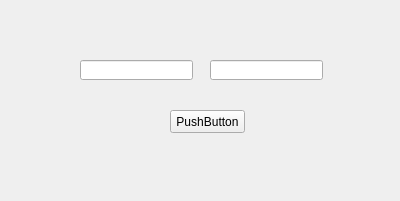
<?xml version="1.0" encoding="UTF-8"?>
<ui version="4.0">
 <class>Form</class>
 <widget class="QWidget" name="Form">
  <property name="geometry">
   <rect>
    <x>0</x>
    <y>0</y>
    <width>400</width>
    <height>201</height>
   </rect>
  </property>
  <property name="windowTitle">
   <string>Form</string>
  </property>
  <widget class="QLineEdit" name="leUser">
   <property name="geometry">
    <rect>
     <x>80</x>
     <y>60</y>
     <width>113</width>
     <height>20</height>
    </rect>
   </property>
  </widget>
  <widget class="QLineEdit" name="lePass">
   <property name="geometry">
    <rect>
     <x>210</x>
     <y>60</y>
     <width>113</width>
     <height>20</height>
    </rect>
   </property>
  </widget>
  <widget class="QPushButton" name="pbLogin">
   <property name="geometry">
    <rect>
     <x>170</x>
     <y>110</y>
     <width>75</width>
     <height>23</height>
    </rect>
   </property>
   <property name="text">
    <string>PushButton</string>
   </property>
  </widget>
 </widget>
 <resources/>
 <connections/>
</ui>
